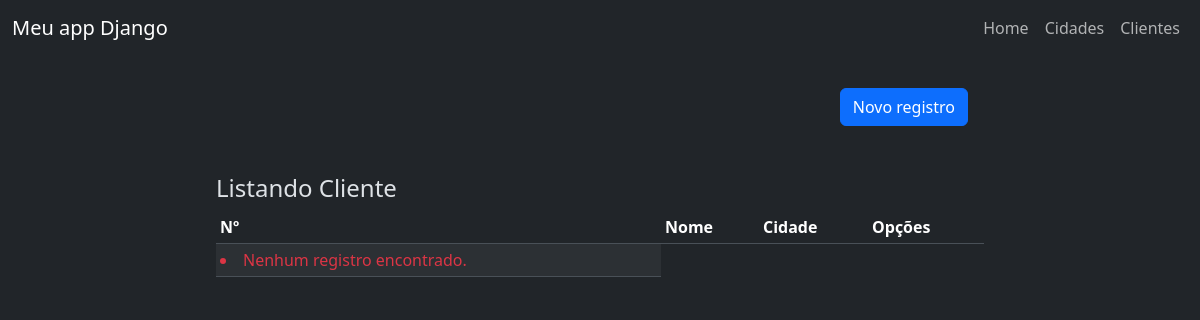
/list-cliente (signed in), run on an earlier commit of the app's database.
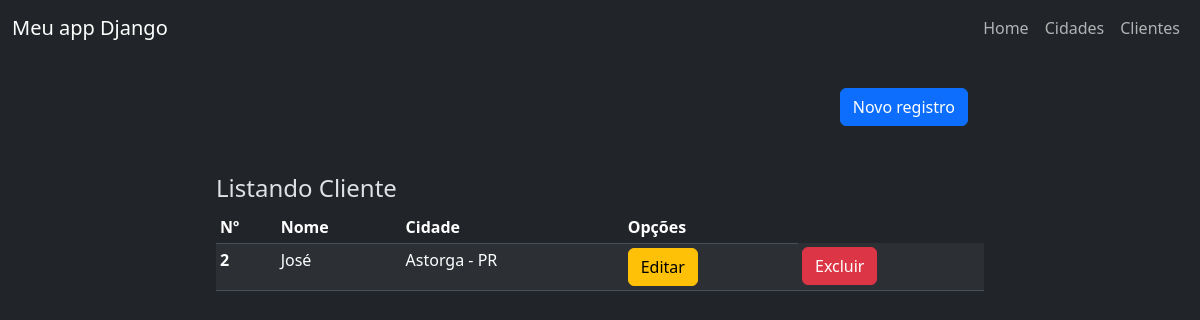
And on a later commit of the database.
### Cliente/models.py (models this page shows, shortened)
class Cliente(models.Model):
    nome = models.CharField(max_length=255)
    cidade = models.ForeignKey(Cidade, on_delete=models.CASCADE)

### Cidade/models.py (models this page shows)
class Cidade(models.Model):
    nome = models.CharField(max_length=100)
    uf = models.CharField(max_length=2)
    def __str__(self):
        return f'{self.nome} - {self.uf}'

### Cliente/views.py (the view)
# urls.py: path('list-cliente', ListClienteView.as_view(), name='ListCliente'),
class ListClienteView(LoginRequiredMixin, ListView):
    login_url = reverse_lazy('Entrada')
    model = Cliente
    template_name = 'Cliente/list-cliente.html'
    context_object_name = 'clientes'

### Cliente/templates/Cliente/list-cliente.html
{% extends 'Bases/base-list.html' %}
{% block url_regist %}{% url 'CreateCliente' %}{% endblock %}
{% block 'tipo_listagem' %}Cliente{% endblock %}
{% block colunas %}
    <th scope="col">Nº</th>
    <th scope="col">Nome</th>
    <th scope="col">Cidade</th>
    <th scope="col">Opções</th>
{% endblock %}
{% block tratam_dados %}
    {% for cliente in clientes %}
        <tr>
            <th scope="row">{{ cliente.pk }}</th>
            <td>{{ cliente.nome }}</td>
            <td>{{ cliente.cidade }}</td>
            <td><a href="{% url 'EditCliente' cliente.pk %}" class="btn btn-warning">Editar</a></td>
            <td><a href="{% url 'DeleteCliente' cliente.pk %}" class="btn btn-danger">Excluir</a></td>
        </tr>
    {% empty %}
        <td><li class="text-danger">Nenhum registro encontrado.</li></td>
    {% endfor %}
{% endblock %}

What changed in the data, as far as the page shows it:
added Cliente: pk "2", nome "José", cidade "Astorga - PR"
Also different on the page:
text no longer shown: "Nenhum registro encontrado."
